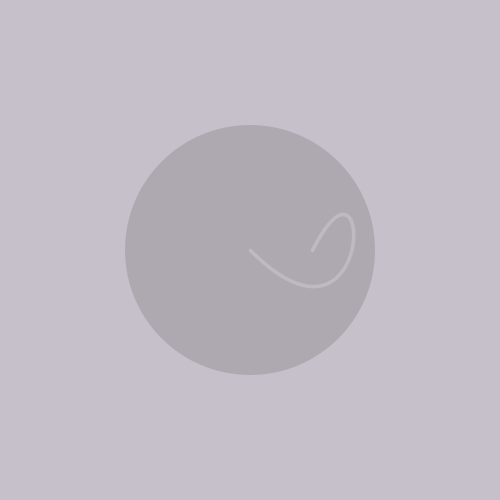
Frame 1 (no input)
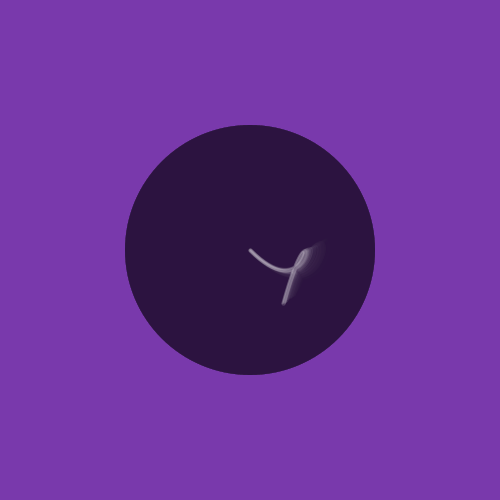
Frame 60 (the mouse pressed at the canvas centre just before this capture)
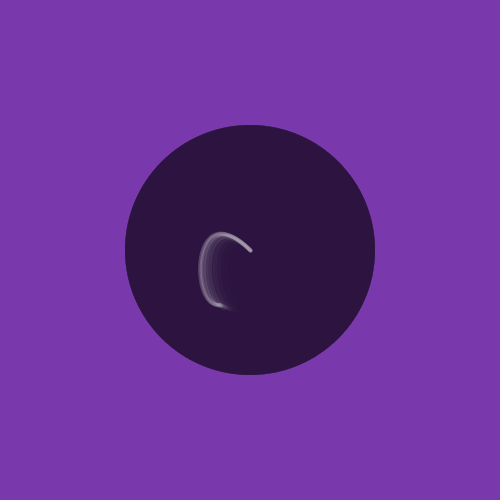
Frame 120 (the mouse held since frame 60 and released just before this capture)

The Processing sketch that drew these frames (run headless with seeded random() and noise(); from frame 60 on, the mouse is pressed at the canvas centre):

// Processing sketch: processing_92270
// ── processing_92270.pde

//Declaración de variabes

float x, y;
float apx1, apy1;
float apx2, apy2;
float radaPx1, radaPy1;
float radaPx2, radaPy2;
float radX, radY;
float cX, cY;
float b, incB;
float w;



//-----------------------

//Definición del lienzo

void setup(){
  size(500, 500);
  //background(111, 45, 170);
  
  cX = width/2;
  cY = height/2;
  
  radaPx1 = 125;
  radaPy1 = 125;
  radaPx2 = 125;
  radaPy2 = 125;
  
  radX = 62.5;
  radY = 62.5;
  b = 0;
  incB = TWO_PI/360;
  
  }


//-----------------------


// Formas

void draw(){
  
  noStroke();
  fill(111, 45, 170, 20);
  rect(0, 0, width, height);

  //fondo del círculo
  fill(0, 0, 0, 30);
  noStroke();
  ellipse(cX, cY, width/2, height/2);
  
  //separación de las formas
  apx1 = cX + radaPx1*cos(b);
  apy1 = cY*cos(b);
  
  apx2 = cX + radaPx1*cos(b);
  apy2 = cY - radaPy1*cos(b);
  
  x = cX + radX*cos(b);
  y = cY + radY*sin(b);
  w = random(1, 5);

  stroke(255, 255, 255, 50);
  strokeWeight(w);
  noFill();
  bezier(cX, cY, apx1, apx2, apx2, apy2, x, y);
  
  b+= incB;
  
  }
  
  
  
  
  
  
  
  
  



//-----------------------
